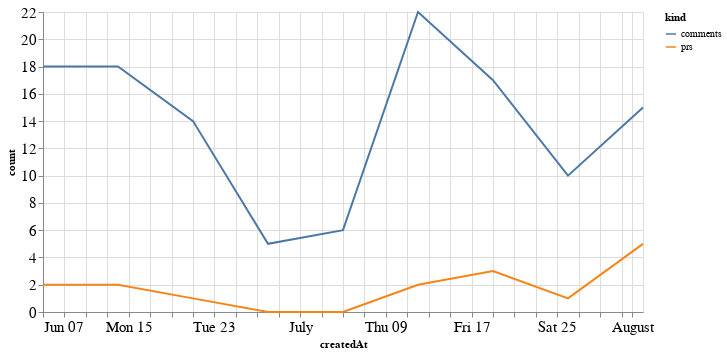

Source (notebook cell):
### Code cell
alt.Chart(total_time, width=600).mark_line().encode(
    x='createdAt',
    y='count',
    color='kind'
)

### Figure 1 — Vega-Lite specification as saved in the notebook (floating-point values rounded to 4 significant figures)
{"config": {"axisLeft": {"labelFontSize": 15}, "axisBottom": {"labelFontSize": 15}}, "data": {"name": "data-7451cd563f6d7aafb9bdf5f547d475ac"}, "mark": "line", "encoding": {"color": {"type": "nominal", "field": "kind"}, "x": {"type": "temporal", "field": "createdAt"}, "y": {"type": "quantitative", "field": "count"}}, "width": 600, "$schema": "https://vega.github.io/schema/vega-lite/v4.8.1.json", "datasets": {"data-7451cd563f6d7aafb9bdf5f547d475ac": [{"createdAt": "2020-06-07T00:00:00", "kind": "prs", "count": 2}, {"createdAt": "2020-06-14T00:00:00", "kind": "prs", "count": 2}, {"createdAt": "2020-06-21T00:00:00", "kind": "prs", "count": 1}, {"createdAt": "2020-06-28T00:00:00", "kind": "prs", "count": 0}, {"createdAt": "2020-07-05T00:00:00", "kind": "prs", "count": 0}, {"createdAt": "2020-07-12T00:00:00", "kind": "prs", "count": 2}, {"createdAt": "2020-07-19T00:00:00", "kind": "prs", "count": 3}, {"createdAt": "2020-07-26T00:00:00", "kind": "prs", "count": 1}, {"createdAt": "2020-08-02T00:00:00", "kind": "prs", "count": 5}, {"createdAt": "2020-06-07T00:00:00", "kind": "comments", "count": 18}, {"createdAt": "2020-06-14T00:00:00", "kind": "comments", "count": 18}, {"createdAt": "2020-06-21T00:00:00", "kind": "comments", "count": 14}, {"createdAt": "2020-06-28T00:00:00", "kind": "comments", "count": 5}, {"createdAt": "2020-07-05T00:00:00", "kind": "comments", "count": 6}, {"createdAt": "2020-07-12T00:00:00", "kind": "comments", "count": 22}, {"createdAt": "2020-07-19T00:00:00", "kind": "comments", "count": 17}, {"createdAt": "2020-07-26T00:00:00", "kind": "comments", "count": 10}, {"createdAt": "2020-08-02T00:00:00", "kind": "comments", "count": 15}]}}
